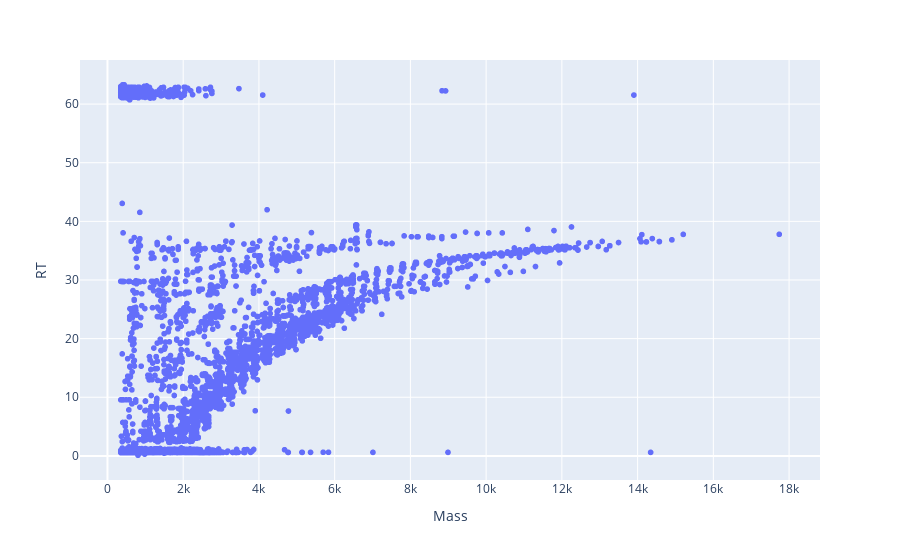

The notebook cell saved with this chart:
### Code cell
# df_phe = pd.read_excel('/Users/bryan/Documents/BioPharmaFinder/ZhangLab/Data/Excels/tRNA_Phe_0724.xlsx')
df_phe = pd.read_excel('/Users/bryan/Documents/SeqDataSets/PaperData/ACS/111418s05.xls')
# df_phe = thermo_df(df_phe)
df_phe.shape
plotly_zone(df_phe)

### Figure 1 — Plotly figure (JSON) as saved in the notebook; plotly's stock layout.template omitted (floating-point values rounded to 4 significant figures; data arrays with more than 128 entries replaced by an {"elided": "..."} marker saying what was removed)
{"data": [{"hoverlabel": {"namelength": 0}, "hovertemplate": "Mass=%{x}<br>RT=%{y}", "legendgroup": "", "marker": {"color": "#636efa", "symbol": "circle"}, "mode": "markers", "name": "", "showlegend": false, "type": "scattergl", "x": {"elided": "5376 float values"}, "xaxis": "x", "y": {"elided": "5376 float values"}, "yaxis": "y"}], "layout": {"legend": {"tracegroupgap": 0}, "margin": {"t": 60}, "xaxis": {"anchor": "y", "domain": [0, 1], "title": {"text": "Mass"}}, "yaxis": {"anchor": "x", "domain": [0, 1], "title": {"text": "RT"}}}}
